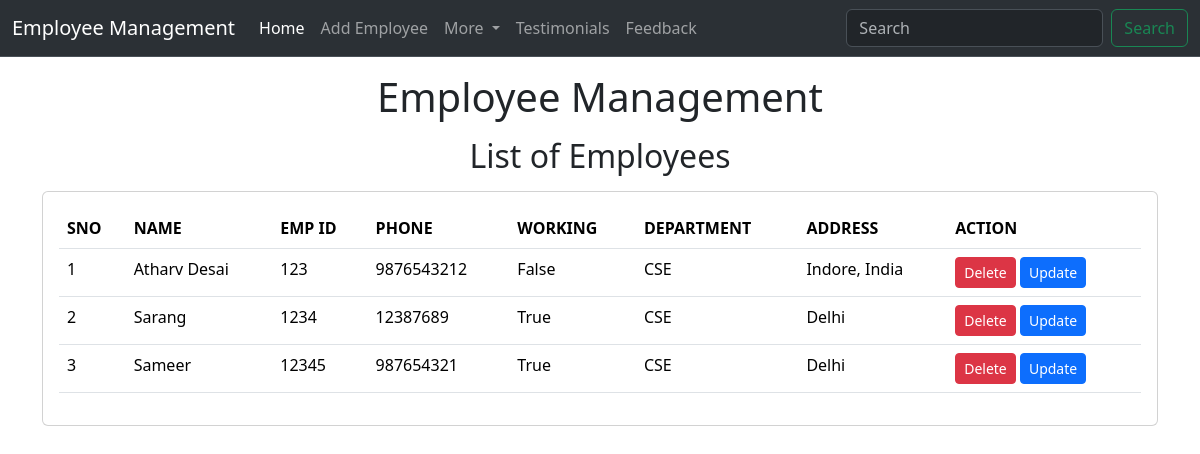
The page /emp/home/ on the database its author committed.
### emp/models.py (models this page shows, shortened)
class Emp(models.Model):
    name=models.CharField(max_length=200)
    emp_id=models.CharField(max_length=200)
    phone=models.CharField(max_length=10)
    address=models.CharField(max_length=150)
    working=models.BooleanField(max_length=True)
    department=models.CharField(max_length=10)

### emp/views.py (the view)
# urls.py: path("home/",emp_home),
def emp_home(request):
    emps=Emp.objects.all()
    return render(request, "emp/home.html", {
        'emps':emps
    })

### templates/emp/home.html (shortened to what this page needs)
<!doctype html>
<html lang="en">
  <head>
    <link href="https://cdn.jsdelivr.net/npm/bootstrap@5.3.6/dist/css/bootstrap.min.css" rel="stylesheet">
  </head>
  <body>
    {% include 'emp/navbar.html' %}
    <h1 class="text-center my-3">Employee Management</h1>
    <h2 class="text-center my-3">List of Employees</h2>
    <div class="container">
      <div class="row">
        <div class="col-md-12">
          <div class="card">
            <div class="card-body">
              <table class="table">
                <thead>
                  <tr>
                    <th>SNO</th>
                    <th>NAME</th>
                    <th>EMP ID</th>
                    <th>PHONE</th>
                    <th>WORKING</th>
                    <th>DEPARTMENT</th>
                    <th>ADDRESS</th>
                    <th>ACTION</th>
                  </tr>
                </thead>
                <tbody>
                  {% for e in emps %}
                  <tr>
                    <td>{{forloop.counter}}</td>
                    <td>{{e.name}}</td>
                    <td>{{e.emp_id}}</td>
                    <td>{{e.phone}}</td>
                    <td>{{e.working}}</td>
                    <td>{{e.department}}</td>
                    <td>{{e.address}}</td>
                    <td>
                      <a href="/emp/delete-emp/{{e.id}}" class="btn btn-danger btn-sm">Delete</a>
                      <a href="/emp/update-emp/{{e.id}}" class="btn btn-primary btn-sm">Update</a>
                    </td>
                  </tr>
                  {% endfor %}
                </tbody>
              </table>
            </div>
          </div>
        </div>
      </div>
    </div>
  </body>
</html>

### templates/emp/navbar.html (shortened to what this page needs)
<nav class="navbar navbar-expand-lg bg-body-tertiary navbar bg-dark border-bottom border-body" data-bs-theme="dark">
    <div class="container-fluid">
      <a class="navbar-brand" href="#">Employee Management</a>
      <div class="collapse navbar-collapse" id="navbarSupportedContent">
        <ul class="navbar-nav me-auto mb-2 mb-lg-0">
          <li class="nav-item">
            <a class="nav-link active" aria-current="page" href="/emp/home/">Home</a>
          </li>
          <li class="nav-item">
            <a class="nav-link" href="/emp/add-emp/">Add Employee</a>
          </li>
          <li class="nav-item dropdown">
            <a class="nav-link dropdown-toggle" href="#" role="button" data-bs-toggle="dropdown" aria-expanded="false">
              More
            </a>
          </li>
          <li class="nav-item">
            <a class="nav-link" href="/emp/testimonials/">Testimonials</a>
          </li>
          <li class="nav-item">
            <a class="nav-link" href="/emp/feedback/">Feedback</a>
          </li>
        </ul>
        <form class="d-flex" role="search">
          <input class="form-control me-2" type="search" placeholder="Search" aria-label="Search"/>
          <button class="btn btn-outline-success" type="submit">Search</button>
        </form>
      </div>
    </div>
  </nav>

### rows shown on the page
Emp: name "Atharv Desai", emp_id "123", phone "9876543212", working "False", department "CSE", address "Indore, India"
Emp: name "Sarang", emp_id "1234", phone "12387689", working "True", department "CSE", address "Delhi"
Emp: name "Sameer", emp_id "12345", phone "987654321", working "True", department "CSE", address "Delhi"
